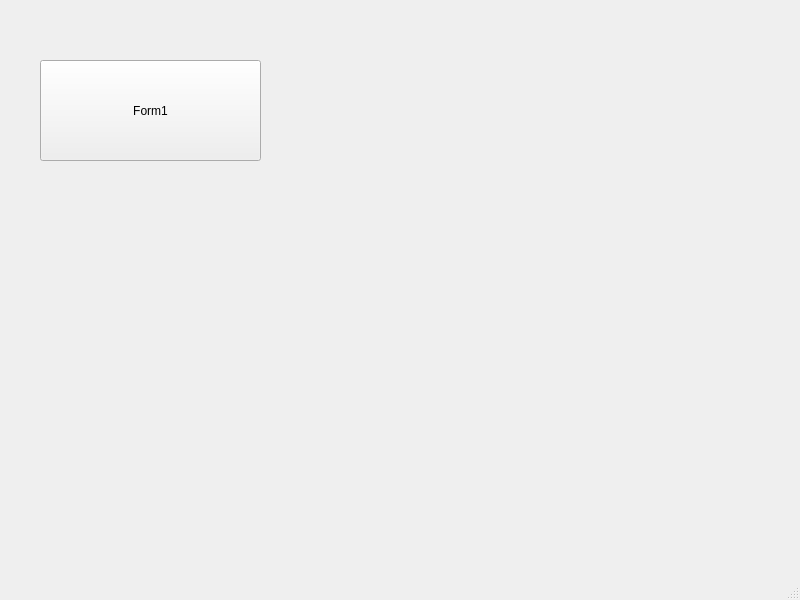
<?xml version="1.0" encoding="UTF-8"?>
<ui version="4.0">
 <class>MainWindow</class>
 <widget class="QMainWindow" name="MainWindow">
  <property name="geometry">
   <rect>
    <x>0</x>
    <y>0</y>
    <width>800</width>
    <height>600</height>
   </rect>
  </property>
  <property name="minimumSize">
   <size>
    <width>0</width>
    <height>0</height>
   </size>
  </property>
  <property name="sizeIncrement">
   <size>
    <width>0</width>
    <height>0</height>
   </size>
  </property>
  <property name="baseSize">
   <size>
    <width>1000</width>
    <height>600</height>
   </size>
  </property>
  <property name="windowTitle">
   <string>MainWindow</string>
  </property>
  <widget class="QWidget" name="centralwidget">
   <widget class="QPushButton" name="pushButton">
    <property name="geometry">
     <rect>
      <x>40</x>
      <y>60</y>
      <width>221</width>
      <height>101</height>
     </rect>
    </property>
    <property name="text">
     <string>Form1</string>
    </property>
   </widget>
  </widget>
  <widget class="QMenuBar" name="menubar">
   <property name="geometry">
    <rect>
     <x>0</x>
     <y>0</y>
     <width>800</width>
     <height>22</height>
    </rect>
   </property>
  </widget>
  <widget class="QStatusBar" name="statusbar"/>
 </widget>
 <resources/>
 <connections/>
</ui>
